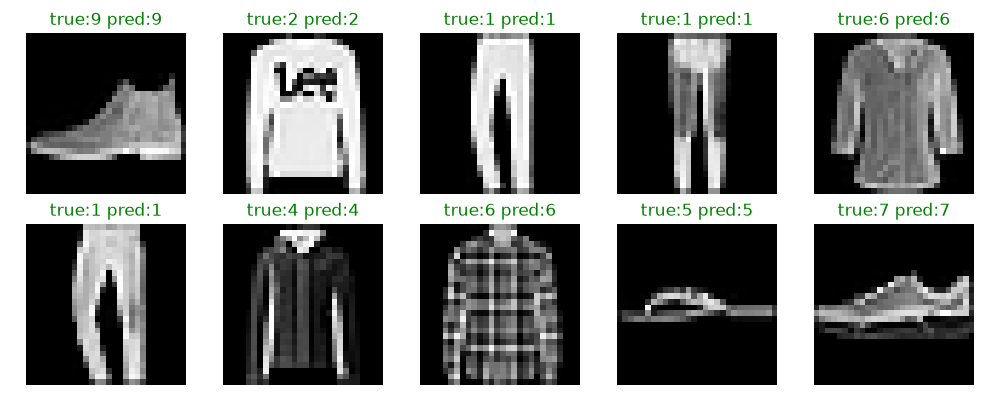

Write the Python code that produced this figure.
# torch：加载模型、推理
import torch
# matplotlib：把图片和预测结果画出来
import matplotlib.pyplot as plt

from config import get_config, latest_weights_file_path
from dataset import get_ds
from model import build_mlp


def main():
    # ── 选择设备（和 train.py 里同一套逻辑）───────────────────────────
    device = "cuda" if torch.cuda.is_available() else "mps" if getattr(torch.backends, "mps", None) and torch.backends.mps.is_available() else "cpu"
    device = torch.device(device)
    config = get_config()

    # ── 找训练好的权重文件，没有就报错提示先训练 ───────────────────────
    checkpoint_path = latest_weights_file_path(config)
    if checkpoint_path is None:
        raise FileNotFoundError("没有找到训练好的权重，请先运行 train.py")

    # ── 加载模型 + 权重 ─────────────────────────────────────────────
    model = build_mlp(config).to(device)  # 先按相同配置建一个空模型
    # 把 checkpoint 里的权重填进模型；map_location=device 允许权重在 CPU 上加载
    model.load_state_dict(torch.load(checkpoint_path, map_location=device)["model_state_dict"])
    model.eval()  # 评估模式：关闭 Dropout（推理时不需要随机丢弃）

    # ── 取测试集的一个 batch 做推理 ─────────────────────────────────
    _, _, test_loader = get_ds(config)
    images, labels = next(iter(test_loader))  # next(iter(...)) 取出第一个 batch

    with torch.no_grad():  # 推理不需要梯度，省内存
        # model(...) -> (batch, 10) logits
        # argmax(dim=1): 每个样本取分数最高的类 -> 预测类别
        # .cpu(): 结果搬回 CPU，方便和 labels 比较、画图
        preds = model(images.to(device)).argmax(dim=1).cpu()

    # ── 展示前 10 张图片，绿色 = 预测正确，红色 = 预测错误 ──────────────
    fig, axes = plt.subplots(2, 5, figsize=(10, 4))  # 2 行 5 列子图
    for i, ax in enumerate(axes.flat):  # axes.flat 把 2x5 的子图展平成 1 维
        ax.imshow(images[i].squeeze(), cmap="gray")  # squeeze() 去掉 (1,28,28) 里的通道维度 -> (28,28)
        color = "green" if preds[i] == labels[i] else "red"  # 对错决定标题颜色
        ax.set_title(f"true:{labels[i].item()} pred:{preds[i].item()}", color=color)
        ax.axis("off")  # 不显示坐标轴刻度
    plt.tight_layout()  # 自动调整子图间距
    plt.savefig("predict.png")  # 远程环境没有图形窗口，保存成文件再看
    plt.show()


if __name__ == "__main__":
    main()
